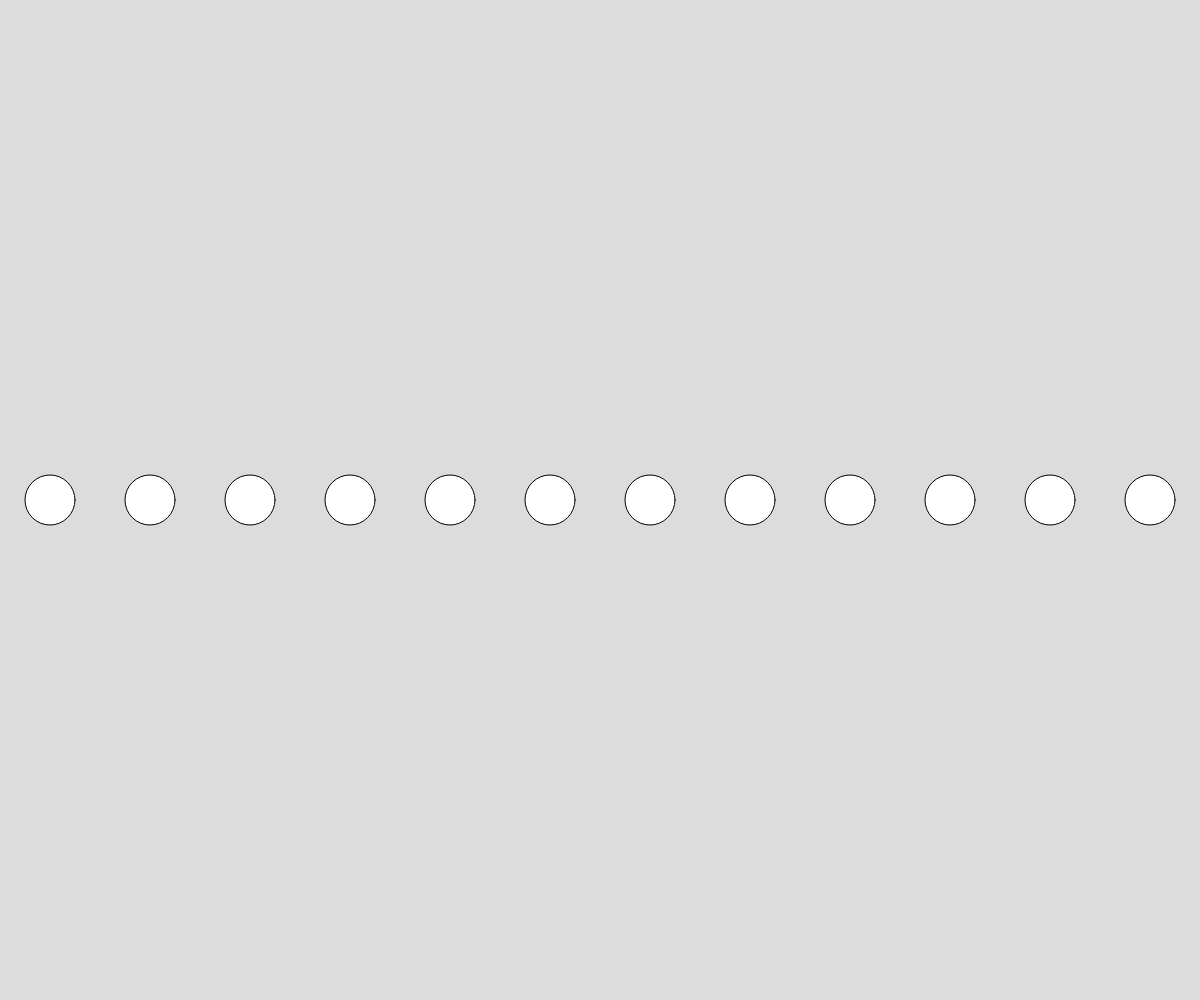
Frame 1 (no input)
Frame 60 (no input): identical to frame 1, image omitted
Frame 120 (the mouse pressed at the canvas centre since frame 60): identical to frame 1, image omitted

The p5.js sketch that drew this single still picture (run headless with seeded random() and noise() and a simulated clock; from frame 60 on, the mouse is pressed at the canvas centre):

// p5.js sketch
// ── sketch.js
function setup() {
  createCanvas(windowWidth, windowHeight);
}

function draw() {
  background(220);

  // in Klammer -> Initialisierung; Bedingung; Update
  for (let i = 0.5; i < 15; i++) {
    // anweisung
    console.log(i);
    ellipse(100 * i, height / 2, 50, 50)

  }

}
